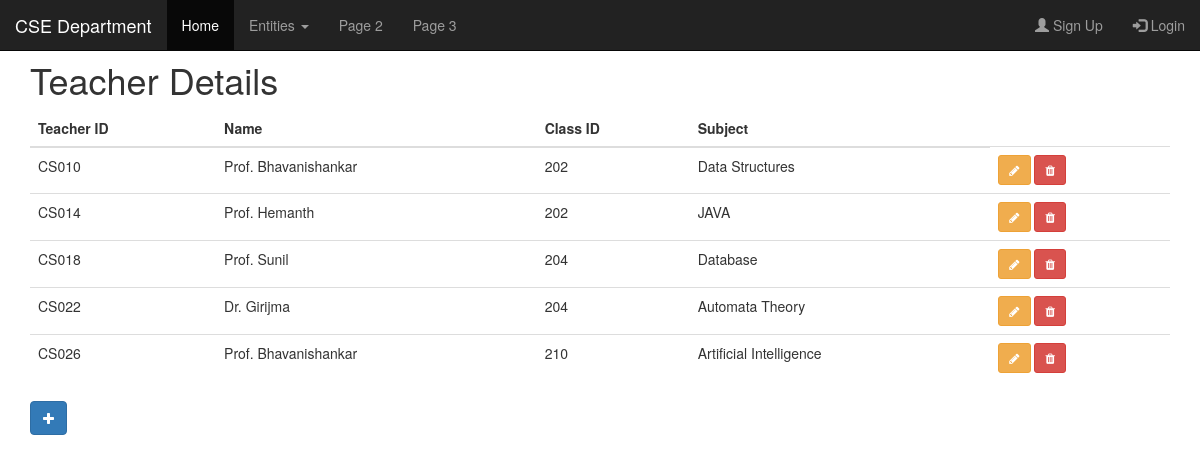
The page /teachers on the database its author committed.
### tables this page shows
CREATE TABLE Teacher (
Teacher_Id CHAR(10) NOT NULL PRIMARY KEY,
Name VARCHAR(20) NOT NULL,
Class_ID INTEGER,
Sub VARCHAR(25),
FOREIGN KEY(Class_ID) REFERENCES CLASS(Class_ID) ON DELETE CASCADE,
FOREIGN KEY(Sub) REFERENCES SUBJECT(Sub_Name) ON DELETE CASCADE,
FOREIGN KEY(Sub) REFERENCES SUBJECT(Sub_Name) ON UPDATE CASCADE,
FOREIGN KEY(Class_ID) REFERENCES CLASS(Class_ID) ON DELETE CASCADE

);

### flaskapp.py (the view)
@app.route("/teachers")
def index_teacher():
	teacher_list = query_db("SELECT * FROM teacher")
	return render_template("index_teacher.html", teacher_list=teacher_list)

### flaskapp.py (called while the page is built)
def get_db():
	db = getattr(g, '_database', None)
	if db is None:
		db = g._database = sqlite3.connect(DATABASE)
		db.row_factory = sqlite3.Row
	return db

def query_db(query, args=(), one=False):
	cur = get_db().execute(query, args)
	rv = cur.fetchall()
	cur.close()
	return (rv[0] if rv else None) if one else rv

@app.teardown_appcontext
def close_connection(exception):
	db = getattr(g, '_database', None)
	if db is not None:
		db.close()

### templates/index_teacher.html
{% extends "base.html" %}
{% block title %}Teacher Details{% endblock %}
{% block content %}
<table class="table">
	<thead>
		<tr>
			<th scope="col">Teacher ID</th>
			<th scope="col">Name</th>
			<th scope="col">Class ID</th>
			<th scope="col">Subject</th>
		</tr>
	</thead>
	{% for teacher in teacher_list: %}
	<tr>
		<td>{{ teacher["Teacher_ID"] }}</td>
		<td>{{ teacher["Name"] }}</td>
		<td>{{ teacher["Class_ID"] }}</td>
		<td>{{ teacher["Sub"] }}</td>
		<td>
			<a class="btn btn-warning btn-sm" href="./update_teacher/{{teacher.Teacher_ID}}"><i class="fa fa-pencil"></i></a>
			<a class="btn btn-danger btn-sm" href="./delete_teacher/{{teacher.Teacher_ID}}"><i class="fa fa-trash"></i></a>
		</td>
	</tr>
	{% endfor %}
</table>
<a class="btn btn-primary" href="./create"><i class="fa fa-plus"></i></a>
{% endblock %}

### templates/base.html (shortened to what this page needs)
<!DOCTYPE html>
<html>
    <head>
        <link rel="stylesheet" href="https://maxcdn.bootstrapcdn.com/font-awesome/4.7.0/css/font-awesome.min.css" >
      <link rel="stylesheet" href="https://maxcdn.bootstrapcdn.com/bootstrap/3.3.7/css/bootstrap.min.css">
    </head>
    <body>
      <nav class="navbar navbar-inverse navbar-fixed-top">
        <div class="container-fluid">
          <div class="navbar-header">
            <a class="navbar-brand" href="#">CSE Department</a>
          </div>
          <div class="collapse navbar-collapse" id="myNavbar">
            <ul class="nav navbar-nav">
              <li class="active"><a href="/">Home</a></li>
              <li class="dropdown">
                <a class="dropdown-toggle" data-toggle="dropdown" href="#">Entities <span class="caret"></span></a>
              </li>
              <li><a href="#">Page 2</a></li>
              <li><a href="#">Page 3</a></li>
            </ul>
            <ul class="nav navbar-nav navbar-right">
              <li><a href="#"><span class="glyphicon glyphicon-user"></span> Sign Up</a></li>
              <li><a href="#"><span class="glyphicon glyphicon-log-in"></span> Login</a></li>
            </ul>
          </div>
        </div>
      </nav>
      <div class="container">
        <h1>{% block title %}Title{% endblock %}</h1>
        {% block content %}Content{% endblock %}
      </div>
    </body>
</html>

### templates/base.html (style rules this page uses)
body { padding-top: 40px; }

### rows shown on the page
Teacher: Teacher_ID "CS010", Name "Prof. Bhavanishankar", Class_ID "202", Sub "Data Structures"
Teacher: Teacher_ID "CS014", Name "Prof. Hemanth", Class_ID "202", Sub "JAVA"
Teacher: Teacher_ID "CS018", Name "Prof. Sunil", Class_ID "204", Sub "Database"
Teacher: Teacher_ID "CS022", Name "Dr. Girijma", Class_ID "204", Sub "Automata Theory"
Teacher: Teacher_ID "CS026", Name "Prof. Bhavanishankar", Class_ID "210", Sub "Artificial Intelligence"
